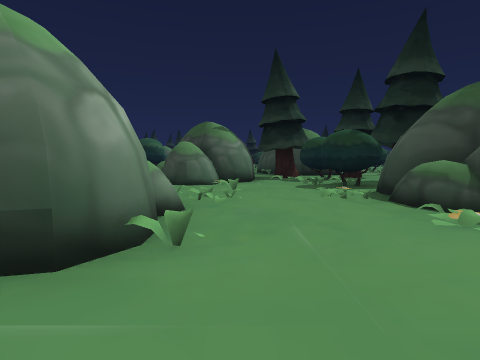
view 1 (above)

24 first-person views from a walk through a Unity game level. The camera is 1.2 m above the floor, tilts 4° down and sees 80° across. The floor is counted in squares, 2 m on a side. Each view is taken from the middle of a square. On the plan, view 1 faces up. The plan holds only what a view shows up to about 9 squares ahead; the rest is blank. The place goes on beyond the plan. The player character is not drawn.

view 2
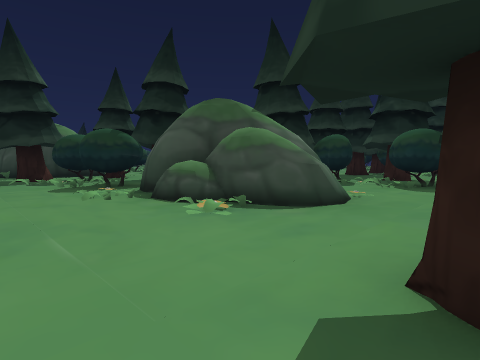

view 3
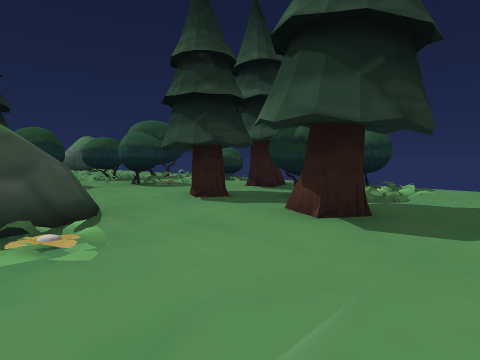

view 4
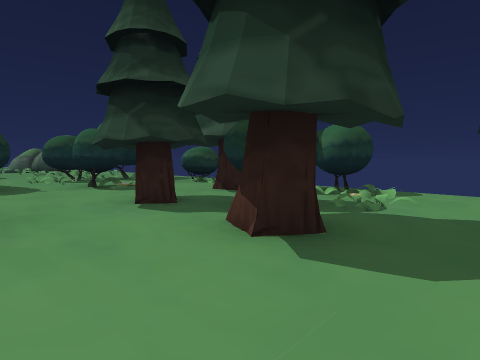

view 5
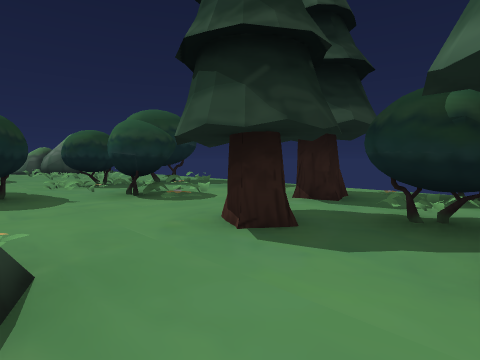

view 6
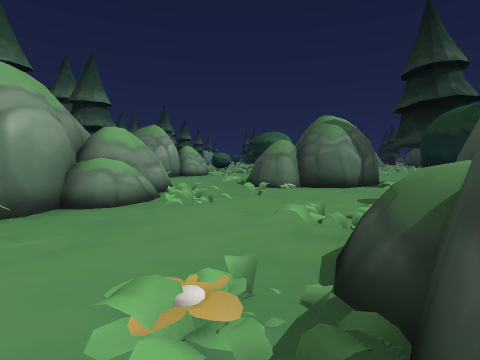

view 7
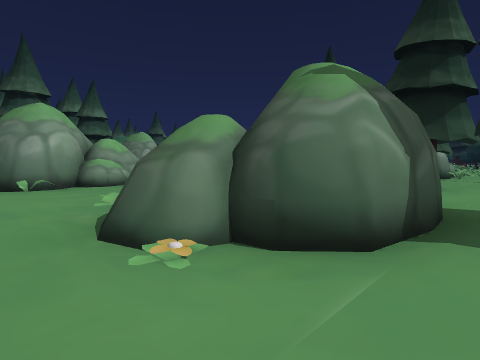

view 8
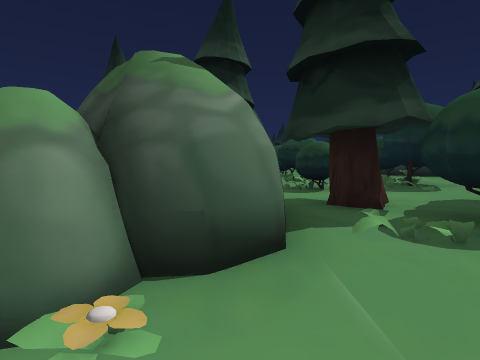

view 9
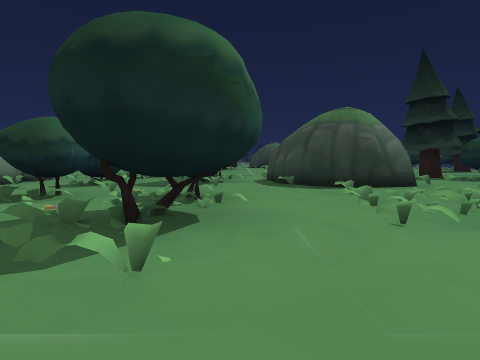

view 10
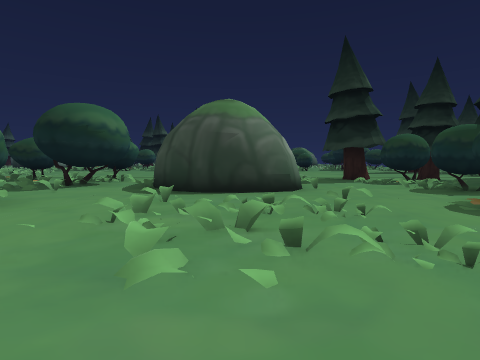

view 11
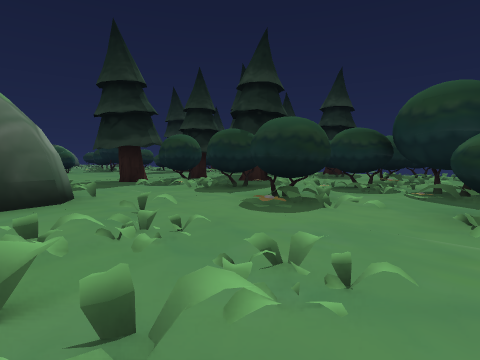

view 12
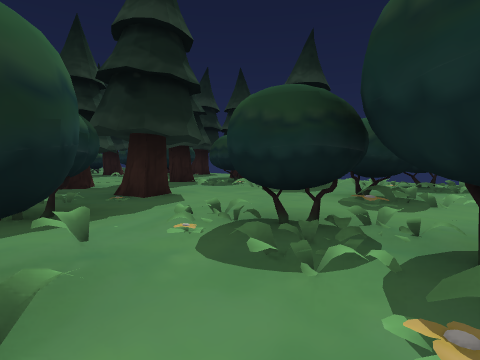

view 13
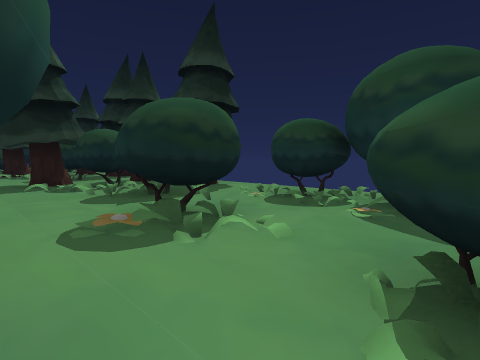

view 14
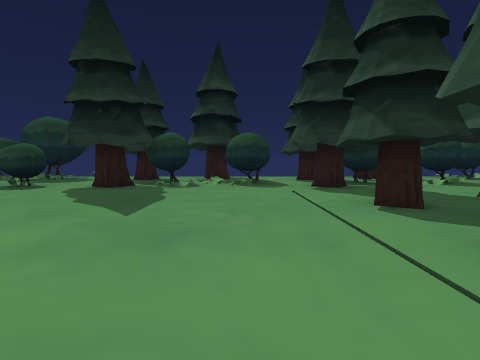

view 15
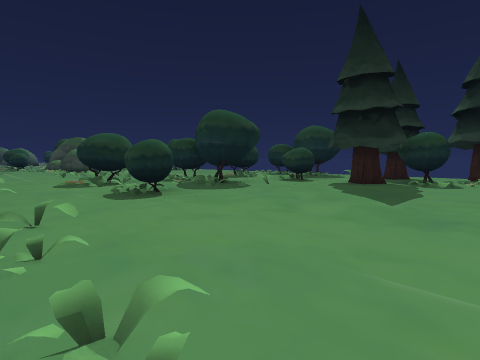

view 16
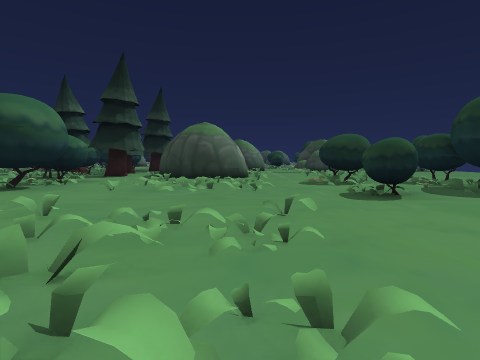

view 17
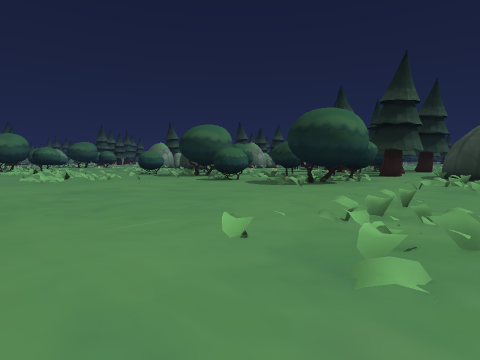

view 18
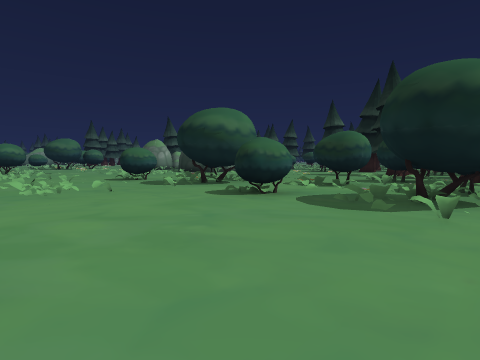

view 19
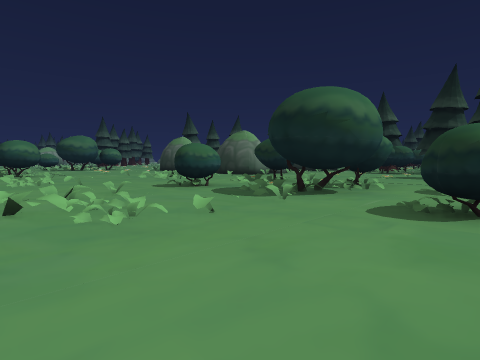

view 20
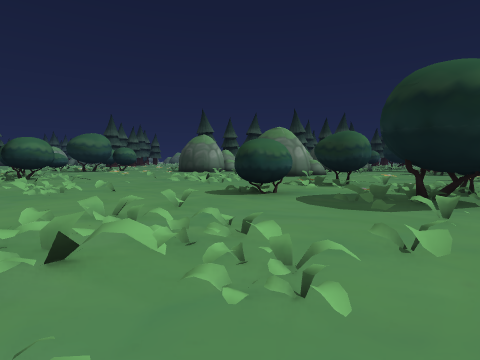

view 21
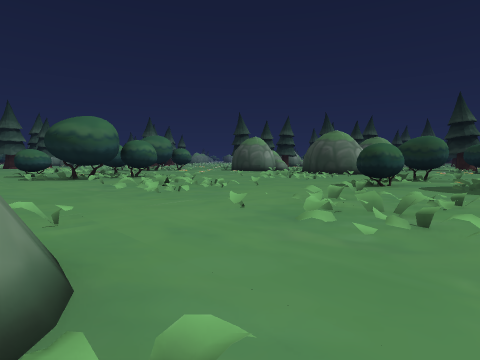

view 22
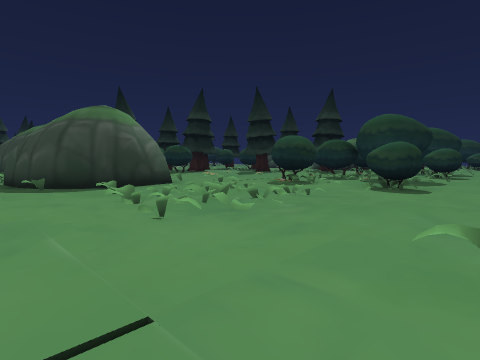

view 23
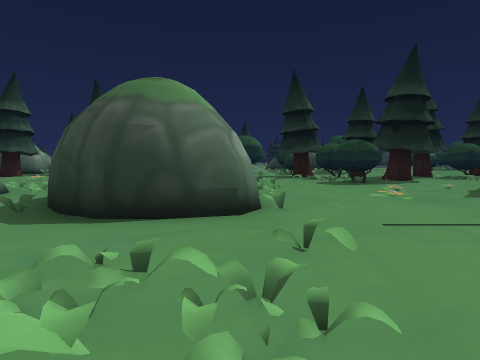

view 24
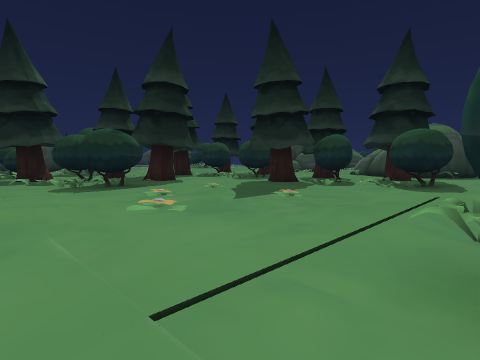

### Floor plan
Key: @ floor where view 1 was taken; # wall or solid block; x gap in a wall; . floor; / step, stairs or slope; = window, fence, low wall or low ledge; ^ raised ledge.
Columns run from 5 left of view 1 to 25 right of it. Each row starts with its distance up from view 1.
 33       .###
 32      ..##...
 31      ........
 30     ........#
 29 .#  ^.......##
 28 .#   .......###     ..
 27 .####.......##...#  ...
 26  ............/.........
 25 ..///..#/#..#/#..////.#/#.
 24 ...//.///##///##.///.///##
 23 ...//.../##../##./...../#  ./#
 22 .......#//..#//.......#//.##//
 21 .............................
 20 ..///..////......////......###
 19 #..//..///.......///.......###.
 18 #..//../........./..........##.
 17 ...........................##.
 16 ..........   ...... /.........
 15      ..##/  # #.    ./###..###
 14           ////###   //###..##
 13          #.../####  ./###...#
 12          #..#//..###/.##...##..
 11      ..  ............../...../.
 10      #.###..#/#..////.#/#./#/#
  9    ###.## .///##.///.///##///##
  8  ./###.## .../##./...../###./#
  7  ../^..## ..#//.......#/ .##/
  6  ..../..# ....... .
  5    #/// ###.#  .
  4    #^//=###.##
  3    ##../###.###
  2     #.../^..##..
  1     ........./.....
  0      @.###..#/#..//
 -1      ..###.///# ./
 -2      ...##.../#
 -3      ..##..##/x

Where each view was taken, in squares from view 1:
view 1: 0 up, 0 right, facing up
view 2: 0 up, 0 right, facing up-right
view 3: 3 up, 0 right, facing down-right
view 4: 2 up, 0 right, facing down-right
view 5: 2 up, 2 right, facing down-right
view 6: 2 up, 3 right, facing up-left
view 7: 1 up, 6 right, facing up-left
view 8: 1 up, 5 right, facing up
view 9: 5 up, 10 right, facing up
view 10: 6 up, 13 right, facing up
view 11: 7 up, 13 right, facing up-right
view 12: 8 up, 17 right, facing up-right
view 13: 7 up, 20 right, facing up-right
view 14: 17 up, 15 right, facing right
view 15: 17 up, 14 right, facing up-right
view 16: 17 up, 14 right, facing up
view 17: 16 up, 13 right, facing up-left
view 18: 18 up, 10 right, facing up-left
view 19: 18 up, 7 right, facing up-left
view 20: 18 up, 5 right, facing up-left
view 21: 15 up, 4 right, facing up-left
view 22: 20 up, 5 left, facing up-right
view 23: 23 up, 1 left, facing up
view 24: 25 up, 0 right, facing up-right
